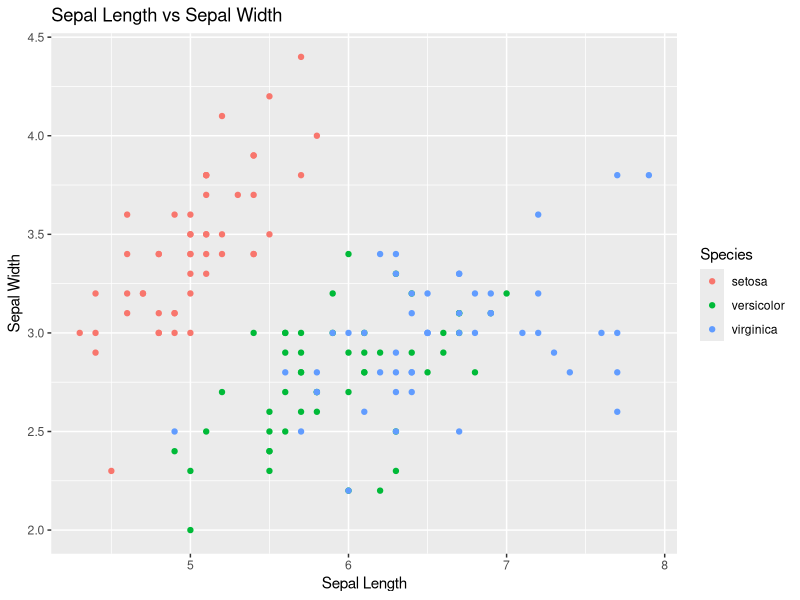

The R script that drew this image:
#a
args(sample)
#b
participants <- c("Alice", "Bob", "Charlie", "David", "Emma", "Frank")
set.seed(123) 
winners <- sample(participants, size = 2, replace = FALSE)
winners
#c
args(median)
#d
lvl <- c(10, 20, NA, 40, 50)
lvl
median(lvl, na.rm = FALSE)
#e
x <- c(5, 10, 15, 20, 25)
which(x > 15)  
#f
fruits <- c("Apple", "Banana", "Apple", "Mango", "Banana", "Apple")
table(fruits)
#g
data <- data.frame(Name=c("John", "Anna", "Peter", "Lily"),
                   Age=c(28, 22, 35, 19))
subset(data, Age > 25)
#h
scores <- c(85, 40, 72, 90, 55)
result <- ifelse(scores >= 50, "Pass", "Fail")
result
#i
install.packages("ggplot2")
library(ggplot2)

ggplot(iris, aes(x = Sepal.Length, y = Sepal.Width, color = Species)) +
  geom_point() +
  labs(title = "Sepal Length vs Sepal Width",
       x = "Sepal Length",
       y = "Sepal Width")